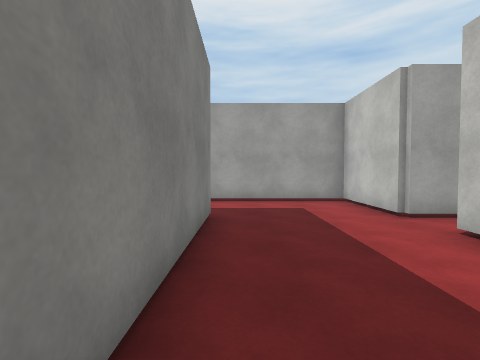
view 1 (above)

16 first-person views from a walk through a scene from a Unity 3-D project. The camera is 1.44 m above the floor, tilts 2° down and sees 85° across. The floor is counted in squares, 1.44 m on a side. Each view is taken from the middle of a square. On the plan, view 1 faces up. The plan holds only what a view shows up to about 11 squares ahead; the rest is blank. The place goes on beyond the plan. The player character is not drawn. Surface patterns are stand-ins for the level's own textures.

view 2
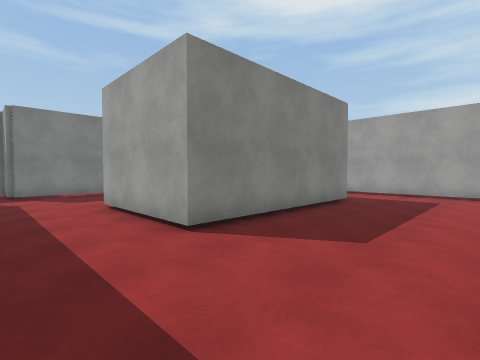

view 3
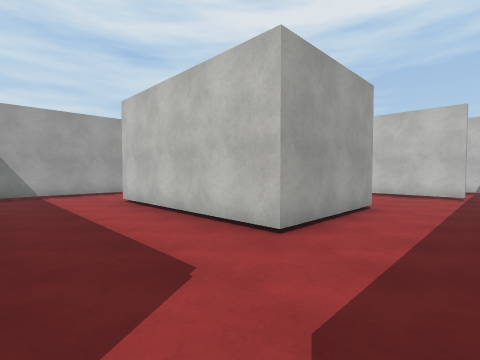

view 4
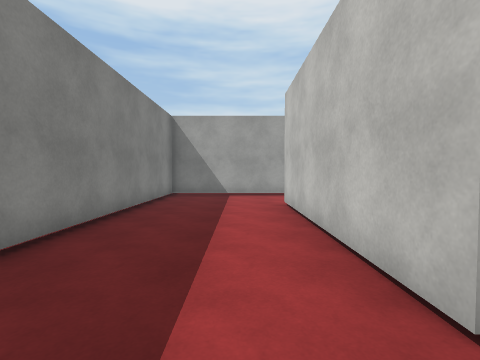

view 5
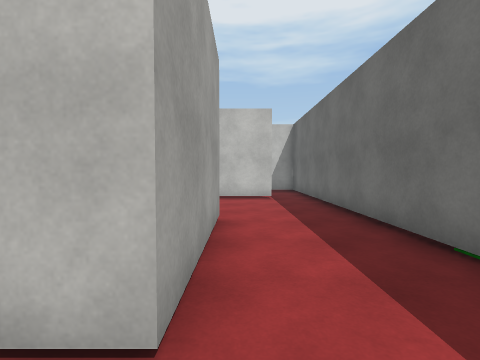

view 6
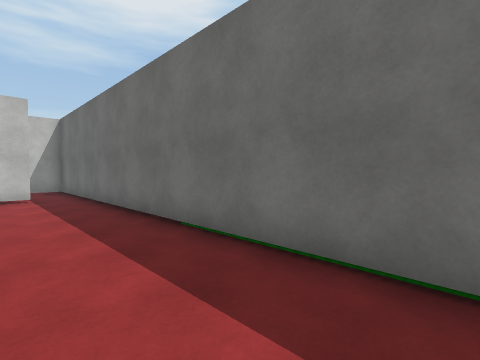

view 7
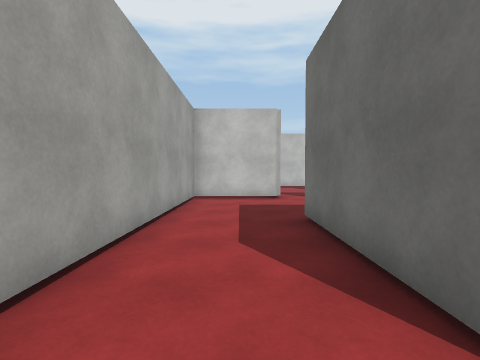

view 8
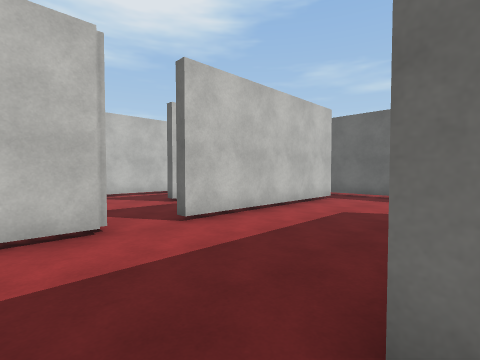

view 9
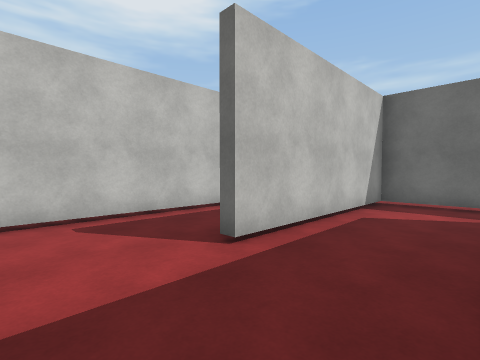

view 10
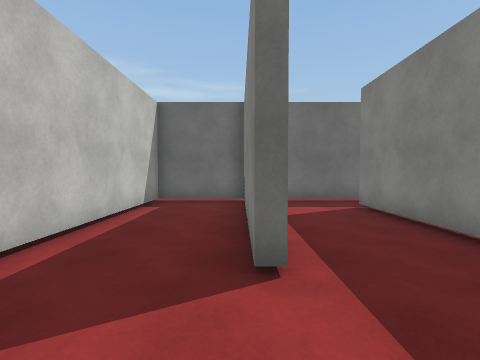

view 11
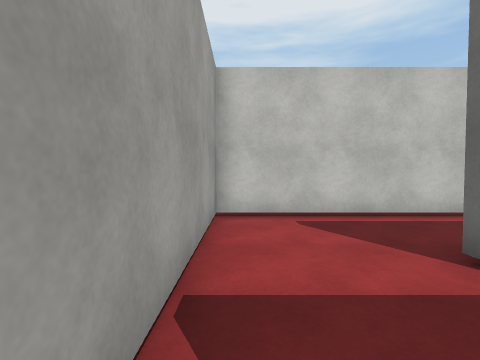

view 12
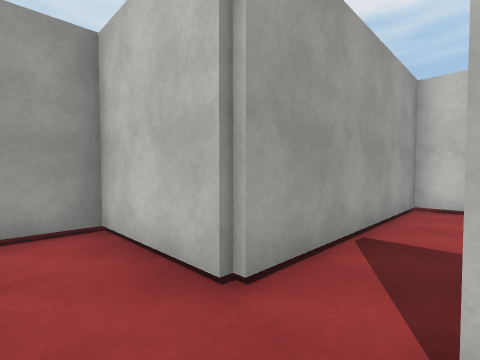

view 13
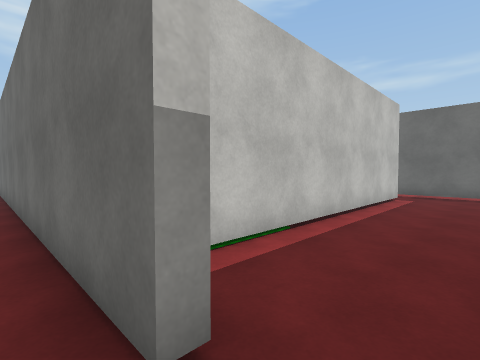

view 14
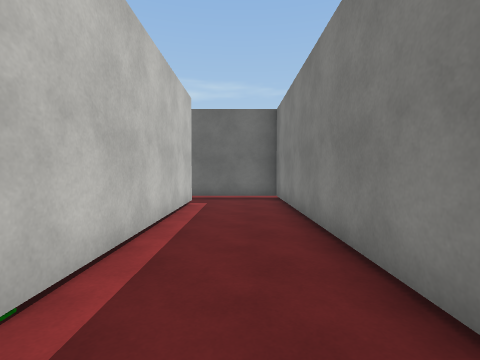

view 15
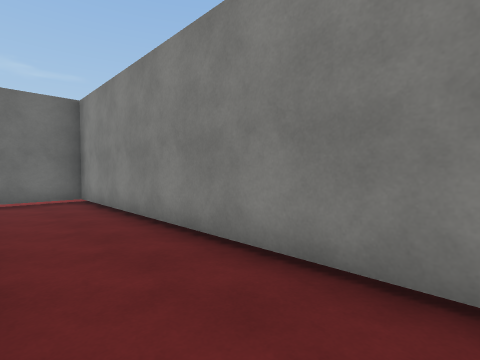

view 16
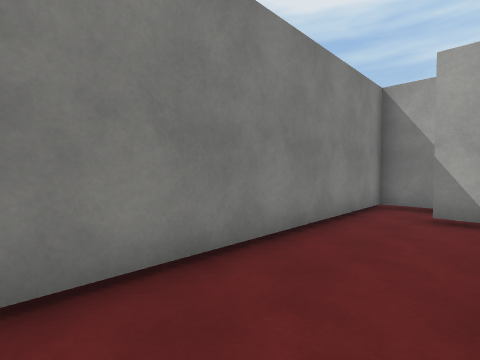

### Floor plan
Points are (right, up) in squares from view 1. A wall is a line through its corners. A room is listed if a view was taken in it or the views show most of it. See-through windows are left out.
Room 1 (views 1, 2, 3, 4, 5, 6, 7, 8, 12)
walls: (-4.7, -0.6) (-4.7, 5.7) (-0.6, 5.7) (-0.6, -0.6) (-4.7, -0.6); (-9, -3.6) (3.5, -3.6); (3.4, 5.5) (3.4, 8.6) (-8.8, 8.6) (-8.8, -2.3); (3.4, -2.2) (3.4, 4.1)
ways out: opening at (4, -3) to room 2; opening at (4, 5) to room 2; opening at (-9, -3) to room 3
Room 2 (views 9, 10, 11)
walls: (6.9, 2.6) (6.9, -2); (3.7, 1.5) (3.7, -2.1); (6.7, -3.6) (9.7, -3.6) (9.7, 5.5) (3.4, 5.5); (3.5, -3.6) (6.5, -3.6) (6.5, 2.6)
ways out: opening at (4, -3) to room 1; opening at (4, 5) to room 1
Room 3 (views 13, 14, 15, 16)
walls: (-7.5, -13.1) (-7.5, -4.9); (-8.3, -3.9) (-9, -3.9); (-8.8, -2.3) (-10.3, -2.3) (-10.3, -14.5) (-7.1, -14.5)
ways out: opening at (-9, -3) to room 1; opening at (-7, -14)

Where each view was taken, in squares from view 1:
view 1: 0 up, 0 right, facing up
view 2: 3 down, 3 right, facing up-left
view 3: 3 down, 8 left, facing up-right
view 4: 2 down, 6 left, facing up
view 5: 1 down, 6 left, facing right
view 6: 1 down, 7 left, facing down-right
view 7: 7 up, 6 left, facing right
view 8: 7 up, 1 left, facing down-right
view 9: 5 up, 4 right, facing down-right
view 10: 5 up, 7 right, facing down
view 11: 5 up, 4 right, facing right
view 12: 4 up, 2 right, facing up-right
view 13: 3 down, 10 left, facing down-right
view 14: 5 down, 9 left, facing down
view 15: 5 down, 8 left, facing down-left
view 16: 10 down, 8 left, facing up-left
